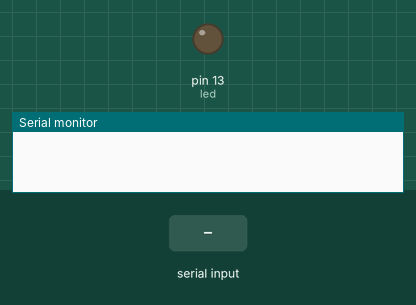
Simulated run of this sketch. Board: Arduino Uno, built with avr-gcc and run on an emulated ATmega328P. Shown: output pins drawn as LEDs (lit = HIGH), the last lines printed to the serial monitor. Dashed ring = blinking. The inputs (shaded band) are chosen by the test bench.

Above: at 1.2 s.
1.3 s: "2" received over the second serial link
At 1.4 s:
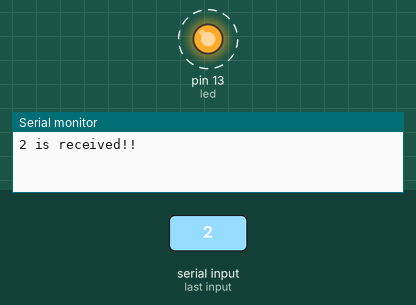
Timing chart, 0 to 4.3 s (numbered marks = the images above; inputs shaded):
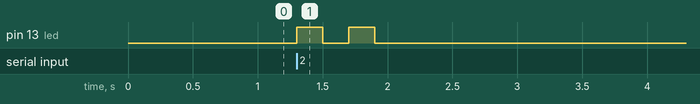

Measured:
- after the input at 1.3 s, pin 13 (led): alternates HIGH for 0.20 s and LOW for 0.20 s, 4 changes in all, then stays LOW, starting at once

The sketch:

UART_2board2.ino
```cpp
#include <SoftwareSerial.h>
SoftwareSerial NewSerial2(11,10);
int led = 13;
void setup() {
  Serial.begin(9600);
  NewSerial2.begin(9600);
  pinMode(led,OUTPUT);
  digitalWrite(led,LOW);
}

void loop() {
  String readString2;
  while (NewSerial2.available()) {
    delay(1);
    char onscreen2 = NewSerial2.read();
    if (isControl(onscreen2)) break;
    readString2 +=onscreen2;
  }
  while (Serial.available()) {
    delay(1);
    char c = Serial.read();
    if (isControl(c)) {
      break;
    }
  }

  if (readString2 == "1") {
    Serial.print("1 is received!!\n");
    for (int i = 0; i<1; i=i+1) {
      digitalWrite(led, HIGH);
      delay(200);
      digitalWrite(led, LOW);
      delay(200);
    }
  }

  if (readString2 == "2") {
    Serial.print("2 is received!!\n");
    for (int i = 0; i<2; i=i+1) {
      digitalWrite(led, HIGH);
      delay(200);
      digitalWrite(led, LOW);
      delay(200);
    }
  }
}
```
